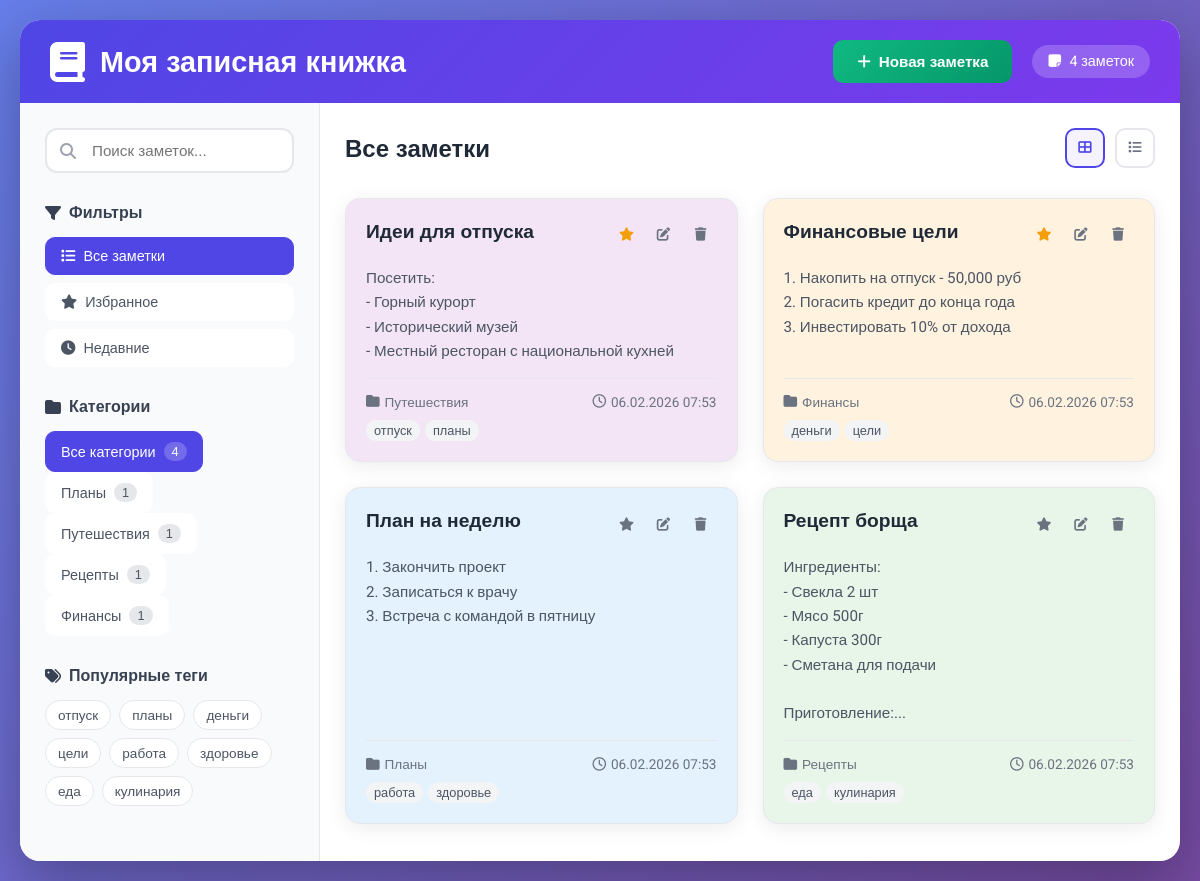
The page / on the database its author committed.
### tables this page shows
CREATE TABLE IF NOT EXISTS notes (
                                     id INT AUTO_INCREMENT PRIMARY KEY,
                                     title VARCHAR(255) NOT NULL,
    content TEXT NOT NULL,
    category VARCHAR(100),
    tags VARCHAR(255),
    created_at TIMESTAMP DEFAULT CURRENT_TIMESTAMP,
    updated_at TIMESTAMP DEFAULT CURRENT_TIMESTAMP ON UPDATE CURRENT_TIMESTAMP,
    is_favorite BOOLEAN DEFAULT FALSE,
    color VARCHAR(20) DEFAULT '#ffffff'
    );

### config.php (called while the page is built, shortened)
<?php
function escape($data) {
    return htmlspecialchars($data, ENT_QUOTES, 'UTF-8');
}
?>

### index.php (the view, shortened to what this page needs)
<?php
require_once 'config.php';
$stmt = $pdo->query("SELECT * FROM notes ORDER BY is_favorite DESC, updated_at DESC");
$notes = $stmt->fetchAll();
$stmt = $pdo->query("SELECT DISTINCT category FROM notes WHERE category IS NOT NULL AND category != ''");
$categories = $stmt->fetchAll(PDO::FETCH_COLUMN);
$all_tags = [];
foreach ($notes as $note) {
    if (!empty($note['tags'])) {
        $tags = explode(',', $note['tags']);
        $all_tags = array_merge($all_tags, $tags);
    }
}
$popular_tags = array_count_values($all_tags);
arsort($popular_tags);
$popular_tags = array_slice(array_keys($popular_tags), 0, 10);
?>
<!DOCTYPE html>
<html lang="ru">
<head>
    <link rel="stylesheet" href="https://cdnjs.cloudflare.com/ajax/libs/font-awesome/6.4.0/css/all.min.css">
    <link rel="stylesheet" href="style.css">
</head>
<body>
<div class="container">
    <header class="header">
        <div class="logo">
            <i class="fas fa-book"></i>
            <h1>Моя записная книжка</h1>
        </div>
        <div class="user-info">
            <button id="addNoteBtn" class="btn btn-primary">
                <i class="fas fa-plus"></i> Новая заметка
            </button>
            <div class="stats">
                <span><i class="fas fa-sticky-note"></i> <?php echo count($notes); ?> заметок</span>
            </div>
        </div>
    </header>
    <div class="main-content">
        <aside class="sidebar">
            <div class="search-box">
                <input type="text" id="searchInput" placeholder="Поиск заметок...">
                <i class="fas fa-search"></i>
            </div>
            <div class="filter-section">
                <h3><i class="fas fa-filter"></i> Фильтры</h3>
                <div class="filter-options">
                    <button class="filter-btn active" data-filter="all">
                        <i class="fas fa-list"></i> Все заметки
                    </button>
                    <button class="filter-btn" data-filter="favorite">
                        <i class="fas fa-star"></i> Избранное
                    </button>
                    <button class="filter-btn" data-filter="recent">
                        <i class="fas fa-clock"></i> Недавние
                    </button>
                </div>
            </div>
            <div class="categories-section">
                <h3><i class="fas fa-folder"></i> Категории</h3>
                <div class="categories-list">
                    <button class="category-btn active" data-category="all">
                        Все категории <span><?php echo count($notes); ?></span>
                    </button>
                    <?php foreach ($categories as $category): ?>
                        <?php
                        $stmt = $pdo->prepare("SELECT COUNT(*) FROM notes WHERE category = ?");
                        $stmt->execute([$category]);
                        $count = $stmt->fetchColumn();
                        ?>
                        <button class="category-btn" data-category="<?php echo escape($category); ?>">
                            <?php echo escape($category); ?> <span><?php echo $count; ?></span>
                        </button>
                    <?php endforeach; ?>
                </div>
            </div>
            <div class="tags-section">
                <h3><i class="fas fa-tags"></i> Популярные теги</h3>
                <div class="tags-list">
                    <?php foreach ($popular_tags as $tag): ?>
                        <span class="tag" data-tag="<?php echo trim(escape($tag)); ?>">
                                <?php echo trim(escape($tag)); ?>
                            </span>
                    <?php endforeach; ?>
                </div>
            </div>
        </aside>
        <main class="notes-container">
            <div class="notes-header">
                <h2 id="notesTitle">Все заметки</h2>
                <div class="view-options">
                    <button class="view-btn active" data-view="grid">
                        <i class="fas fa-th-large"></i>
                    </button>
                    <button class="view-btn" data-view="list">
                        <i class="fas fa-list"></i>
                    </button>
                </div>
            </div>
            <div class="notes-grid" id="notesGrid">
                <?php if (empty($notes)): ?>
                    <div class="empty-state">
                        <i class="fas fa-clipboard-list fa-3x"></i>
                        <h3>Заметок пока нет</h3>
                        <p>Создайте свою первую заметку!</p>
                        <button id="addFirstNoteBtn" class="btn btn-primary">
                            <i class="fas fa-plus"></i> Создать заметку
                        </button>
                    </div>
                <?php else: ?>
                    <?php foreach ($notes as $note): ?>
                        <div class="note-card"
                             data-id="<?php echo $note['id']; ?>"
                             data-category="<?php echo escape($note['category'] ?? ''); ?>"
                             data-tags="<?php echo escape($note['tags'] ?? ''); ?>"
                             data-favorite="<?php echo $note['is_favorite']; ?>"
                             style="background-color: <?php echo escape($note['color']); ?>">
                            <div class="note-header">
                                <h3 class="note-title"><?php echo escape($note['title']); ?></h3>
                                <div class="note-actions">
                                    <button class="action-btn favorite-btn <?php echo $note['is_favorite'] ? 'favorited' : ''; ?>"
                                            data-id="<?php echo $note['id']; ?>">
                                        <i class="fas fa-star"></i>
                                    </button>
                                    <button class="action-btn edit-btn" data-id="<?php echo $note['id']; ?>">
                                        <i class="fas fa-edit"></i>
                                    </button>
                                    <button class="action-btn delete-btn" data-id="<?php echo $note['id']; ?>">
                                        <i class="fas fa-trash"></i>
                                    </button>
                                </div>
                            </div>
                            <div class="note-content">
                                <?php echo nl2br(escape(substr($note['content'], 0, 200))); ?>
                            </div>
                            <div class="note-footer">
                                <div class="note-meta">
                                    <?php if (!empty($note['category'])): ?>
                                        <span class="note-category">
                                                <i class="fas fa-folder"></i> <?php echo escape($note['category']); ?>
                                            </span>
                                    <?php endif; ?>
                                    <span class="note-date">
                                            <i class="far fa-clock"></i>
                                            <?php echo date('d.m.Y H:i', strtotime($note['updated_at'])); ?>
                                        </span>
                                </div>
                                <?php if (!empty($note['tags'])): ?>
                                    <div class="note-tags">
                                        <?php
                                        $tags = explode(',', $note['tags']);
                                        foreach ($tags as $tag):
                                            $tag = trim($tag);
                                            if (!empty($tag)):
                                                ?>
                                                <span class="note-tag"><?php echo escape($tag); ?></span>
                                            <?php
                                            endif;
                                        endforeach;
                                        ?>
                                    </div>
                                <?php endif; ?>
                            </div>
                        </div>
                    <?php endforeach; ?>
                <?php endif; ?>
            </div>
        </main>
    </div>
</div>
</body>
</html>

### rows shown on the page
notes: tags "отпуск", tags "планы", tags "деньги", tags "цели", tags "работа", tags "здоровье", tags "еда", tags "кулинария", title "Рецепт борща", content "Ингредиенты: - Свекла 2 шт - Мясо 500г - Капуста 300г - Сметана для подачи Приготовление:...", category "Рецепты", updated_at "06.02.2026 07:53"
notes: title "Идеи для отпуска", content "Посетить: - Горный курорт - Исторический музей - Местный ресторан с национальной кухней", category "Путешествия", updated_at "06.02.2026 07:53", tags "отпуск", tags "планы"
notes: title "Финансовые цели", content "1. Накопить на отпуск - 50,000 руб 2. Погасить кредит до конца года 3. Инвестировать 10% от дохода", category "Финансы", updated_at "06.02.2026 07:53", tags "деньги", tags "цели"
notes: title "План на неделю", content "1. Закончить проект 2. Записаться к врачу 3. Встреча с командой в пятницу", category "Планы", updated_at "06.02.2026 07:53", tags "работа", tags "здоровье"

### other values the page prints
count($notes) "4"
$category "Планы"
$count "1"
$category "Путешествия"
$category "Рецепты"
$category "Финансы"
